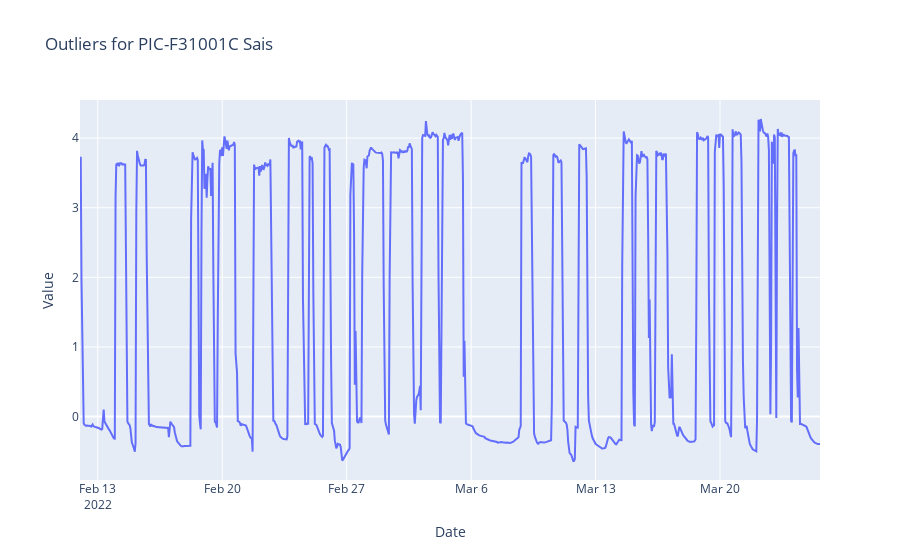

Notebook code cell kept with this figure:
### Markdown cell above
detect_outliers() funcion

### Code cell
data_cleansing.detect_outliers(df, col_name=df.columns[10], threshold=2.5)

### Figure 1 — Plotly figure (JSON) as saved in the notebook; plotly's stock layout.template omitted (floating-point values rounded to 4 significant figures; data arrays with more than 128 entries replaced by an {"elided": "..."} marker saying what was removed)
{"data": [{"hovertemplate": "Date=%{x}<br>PIC-F31001C Sais=%{y}<extra></extra>", "legendgroup": "", "line": {"color": "#636efa", "dash": "solid"}, "marker": {"symbol": "circle"}, "mode": "lines", "name": "", "orientation": "v", "showlegend": false, "type": "scatter", "x": {"elided": "1000 str values"}, "xaxis": "x", "y": {"elided": "1000 float values"}, "yaxis": "y"}, {"mode": "markers", "name": "outliers", "type": "scatter", "x": [], "y": []}], "layout": {"legend": {"tracegroupgap": 0}, "title": {"text": "Outliers for PIC-F31001C Sais"}, "xaxis": {"anchor": "y", "domain": [0, 1], "title": {"text": "Date"}}, "yaxis": {"anchor": "x", "domain": [0, 1], "title": {"text": "Value"}}}}
